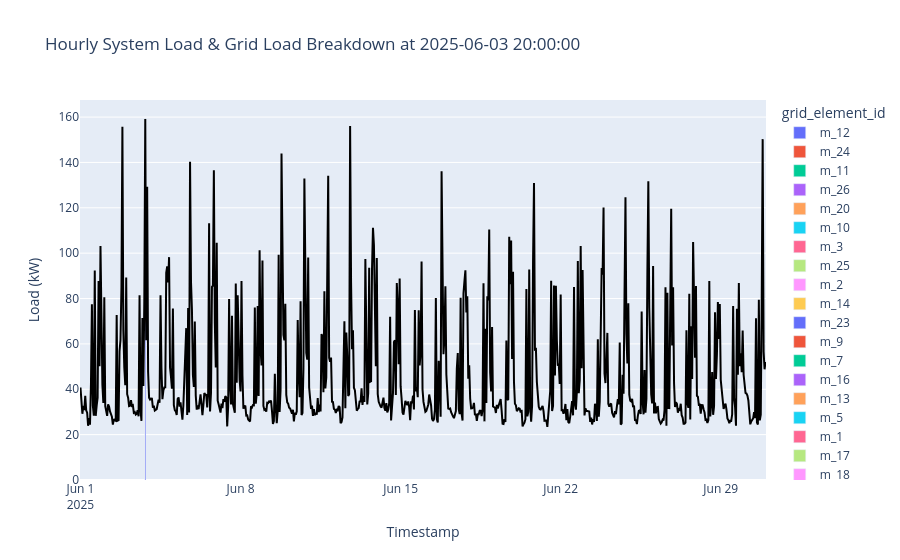

Notebook source saved alongside this figure:
### Markdown cell above
### Coincident Peak (CP)

### Code cell
# Filter the raw data `df_system` to the given system max load timestamp for Coincident Peak (CP).
df_grid_cp = df_system.loc[df_system["timestamp"] == system_max_time].copy()

# Plot the system load and grid load breakdown.
plot_line_bar(
    df_system,
    df_system_agg,
    df_grid_cp,
    title="Hourly System Load & Grid Load Breakdown at {}".format(system_max_time),
)

### Figure 1 — Plotly figure (JSON) as saved in the notebook; plotly's stock layout.template omitted (floating-point values rounded to 4 significant figures; data arrays with more than 128 entries replaced by an {"elided": "..."} marker saying what was removed)
{"data": [{"hovertemplate": "grid_element_id=m_12<br>Timestamp=%{x}<br>Load (kW)=%{y}<extra></extra>", "legendgroup": "m_12", "marker": {"color": "#636efa", "pattern": {"shape": ""}}, "name": "m_12", "orientation": "v", "showlegend": true, "textangle": 0, "textposition": "auto", "texttemplate": "%{y}", "type": "bar", "x": {"elided": "720 str values"}, "xaxis": "x", "y": {"elided": "720 float values"}, "yaxis": "y"}, {"hovertemplate": "grid_element_id=m_24<br>Timestamp=%{x}<br>Load (kW)=%{y}<extra></extra>", "legendgroup": "m_24", "marker": {"color": "#EF553B", "pattern": {"shape": ""}}, "name": "m_24", "orientation": "v", "showlegend": true, "textangle": 0, "textposition": "auto", "texttemplate": "%{y}", "type": "bar", "x": {"elided": "720 str values"}, "xaxis": "x", "y": {"elided": "720 float values"}, "yaxis": "y"}, {"hovertemplate": "grid_element_id=m_11<br>Timestamp=%{x}<br>Load (kW)=%{y}<extra></extra>", "legendgroup": "m_11", "marker": {"color": "#00cc96", "pattern": {"shape": ""}}, "name": "m_11", "orientation": "v", "showlegend": true, "textangle": 0, "textposition": "auto", "texttemplate": "%{y}", "type": "bar", "x": {"elided": "720 str values"}, "xaxis": "x", "y": {"elided": "720 float values"}, "yaxis": "y"}, {"hovertemplate": "grid_element_id=m_26<br>Timestamp=%{x}<br>Load (kW)=%{y}<extra></extra>", "legendgroup": "m_26", "marker": {"color": "#ab63fa", "pattern": {"shape": ""}}, "name": "m_26", "orientation": "v", "showlegend": true, "textangle": 0, "textposition": "auto", "texttemplate": "%{y}", "type": "bar", "x": {"elided": "720 str values"}, "xaxis": "x", "y": {"elided": "720 float values"}, "yaxis": "y"}, {"hovertemplate": "grid_element_id=m_20<br>Timestamp=%{x}<br>Load (kW)=%{y}<extra></extra>", "legendgroup": "m_20", "marker": {"color": "#FFA15A", "pattern": {"shape": ""}}, "name": "m_20", "orientation": "v", "showlegend": true, "textangle": 0, "textposition": "auto", "texttemplate": "%{y}", "type": "bar", "x": {"elided": "720 str values"}, "xaxis": "x", "y": {"elided": "720 float values"}, "yaxis": "y"}, {"hovertemplate": "grid_element_id=m_10<br>Timestamp=%{x}<br>Load (kW)=%{y}<extra></extra>", "legendgroup": "m_10", "marker": {"color": "#19d3f3", "pattern": {"shape": ""}}, "name": "m_10", "orientation": "v", "showlegend": true, "textangle": 0, "textposition": "auto", "texttemplate": "%{y}", "type": "bar", "x": {"elided": "720 str values"}, "xaxis": "x", "y": {"elided": "720 float values"}, "yaxis": "y"}, {"hovertemplate": "grid_element_id=m_3<br>Timestamp=%{x}<br>Load (kW)=%{y}<extra></extra>", "legendgroup": "m_3", "marker": {"color": "#FF6692", "pattern": {"shape": ""}}, "name": "m_3", "orientation": "v", "showlegend": true, "textangle": 0, "textposition": "auto", "texttemplate": "%{y}", "type": "bar", "x": {"elided": "720 str values"}, "xaxis": "x", "y": {"elided": "720 float values"}, "yaxis": "y"}, {"hovertemplate": "grid_element_id=m_25<br>Timestamp=%{x}<br>Load (kW)=%{y}<extra></extra>", "legendgroup": "m_25", "marker": {"color": "#B6E880", "pattern": {"shape": ""}}, "name": "m_25", "orientation": "v", "showlegend": true, "textangle": 0, "textposition": "auto", "texttemplate": "%{y}", "type": "bar", "x": {"elided": "720 str values"}, "xaxis": "x", "y": {"elided": "720 float values"}, "yaxis": "y"}, {"hovertemplate": "grid_element_id=m_2<br>Timestamp=%{x}<br>Load (kW)=%{y}<extra></extra>", "legendgroup": "m_2", "marker": {"color": "#FF97FF", "pattern": {"shape": ""}}, "name": "m_2", "orientation": "v", "showlegend": true, "textangle": 0, "textposition": "auto", "texttemplate": "%{y}", "type": "bar", "x": {"elided": "720 str values"}, "xaxis": "x", "y": {"elided": "720 float values"}, "yaxis": "y"}, {"hovertemplate": "grid_element_id=m_14<br>Timestamp=%{x}<br>Load (kW)=%{y}<extra></extra>", "legendgroup": "m_14", "marker": {"color": "#FECB52", "pattern": {"shape": ""}}, "name": "m_14", "orientation": "v", "showlegend": true, "textangle": 0, "textposition": "auto", "texttemplate": "%{y}", "type": "bar", "x": {"elided": "720 str values"}, "xaxis": "x", "y": {"elided": "720 float values"}, "yaxis": "y"}, {"hovertemplate": "grid_element_id=m_23<br>Timestamp=%{x}<br>Load (kW)=%{y}<extra></extra>", "legendgroup": "m_23", "marker": {"color": "#636efa", "pattern": {"shape": ""}}, "name": "m_23", "orientation": "v", "showlegend": true, "textangle": 0, "textposition": "auto", "texttemplate": "%{y}", "type": "bar", "x": {"elided": "720 str values"}, "xaxis": "x", "y": {"elided": "720 float values"}, "yaxis": "y"}, {"hovertemplate": "grid_element_id=m_9<br>Timestamp=%{x}<br>Load (kW)=%{y}<extra></extra>", "legendgroup": "m_9", "marker": {"color": "#EF553B", "pattern": {"shape": ""}}, "name": "m_9", "orientation": "v", "showlegend": true, "textangle": 0, "textposition": "auto", "texttemplate": "%{y}", "type": "bar", "x": {"elided": "720 str values"}, "xaxis": "x", "y": {"elided": "720 float values"}, "yaxis": "y"}, {"hovertemplate": "grid_element_id=m_7<br>Timestamp=%{x}<br>Load (kW)=%{y}<extra></extra>", "legendgroup": "m_7", "marker": {"color": "#00cc96", "pattern": {"shape": ""}}, "name": "m_7", "orientation": "v", "showlegend": true, "textangle": 0, "textposition": "auto", "texttemplate": "%{y}", "type": "bar", "x": {"elided": "720 str values"}, "xaxis": "x", "y": {"elided": "720 float values"}, "yaxis": "y"}, {"hovertemplate": "grid_element_id=m_16<br>Timestamp=%{x}<br>Load (kW)=%{y}<extra></extra>", "legendgroup": "m_16", "marker": {"color": "#ab63fa", "pattern": {"shape": ""}}, "name": "m_16", "orientation": "v", "showlegend": true, "textangle": 0, "textposition": "auto", "texttemplate": "%{y}", "type": "bar", "x": {"elided": "720 str values"}, "xaxis": "x", "y": {"elided": "720 float values"}, "yaxis": "y"}, {"hovertemplate": "grid_element_id=m_13<br>Timestamp=%{x}<br>Load (kW)=%{y}<extra></extra>", "legendgroup": "m_13", "marker": {"color": "#FFA15A", "pattern": {"shape": ""}}, "name": "m_13", "orientation": "v", "showlegend": true, "textangle": 0, "textposition": "auto", "texttemplate": "%{y}", "type": "bar", "x": {"elided": "720 str values"}, "xaxis": "x", "y": {"elided": "720 float values"}, "yaxis": "y"}, {"hovertemplate": "grid_element_id=m_5<br>Timestamp=%{x}<br>Load (kW)=%{y}<extra></extra>", "legendgroup": "m_5", "marker": {"color": "#19d3f3", "pattern": {"shape": ""}}, "name": "m_5", "orientation": "v", "showlegend": true, "textangle": 0, "textposition": "auto", "texttemplate": "%{y}", "type": "bar", "x": {"elided": "720 str values"}, "xaxis": "x", "y": {"elided": "720 float values"}, "yaxis": "y"}, {"hovertemplate": "grid_element_id=m_1<br>Timestamp=%{x}<br>Load (kW)=%{y}<extra></extra>", "legendgroup": "m_1", "marker": {"color": "#FF6692", "pattern": {"shape": ""}}, "name": "m_1", "orientation": "v", "showlegend": true, "textangle": 0, "textposition": "auto", "texttemplate": "%{y}", "type": "bar", "x": {"elided": "720 str values"}, "xaxis": "x", "y": {"elided": "720 float values"}, "yaxis": "y"}, {"hovertemplate": "grid_element_id=m_17<br>Timestamp=%{x}<br>Load (kW)=%{y}<extra></extra>", "legendgroup": "m_17", "marker": {"color": "#B6E880", "pattern": {"shape": ""}}, "name": "m_17", "orientation": "v", "showlegend": true, "textangle": 0, "textposition": "auto", "texttemplate": "%{y}", "type": "bar", "x": {"elided": "720 str values"}, "xaxis": "x", "y": {"elided": "720 float values"}, "yaxis": "y"}, {"hovertemplate": "grid_element_id=m_18<br>Timestamp=%{x}<br>Load (kW)=%{y}<extra></extra>", "legendgroup": "m_18", "marker": {"color": "#FF97FF", "pattern": {"shape": ""}}, "name": "m_18", "orientation": "v", "showlegend": true, "textangle": 0, "textposition": "auto", "texttemplate": "%{y}", "type": "bar", "x": {"elided": "720 str values"}, "xaxis": "x", "y": {"elided": "720 float values"}, "yaxis": "y"}, {"hovertemplate": "grid_element_id=m_6<br>Timestamp=%{x}<br>Load (kW)=%{y}<extra></extra>", "legendgroup": "m_6", "marker": {"color": "#FECB52", "pattern": {"shape": ""}}, "name": "m_6", "orientation": "v", "showlegend": true, "textangle": 0, "textposition": "auto", "texttemplate": "%{y}", "type": "bar", "x": {"elided": "720 str values"}, "xaxis": "x", "y": {"elided": "720 float values"}, "yaxis": "y"}, {"hovertemplate": "grid_element_id=m_19<br>Timestamp=%{x}<br>Load (kW)=%{y}<extra></extra>", "legendgroup": "m_19", "marker": {"color": "#636efa", "pattern": {"shape": ""}}, "name": "m_19", "orientation": "v", "showlegend": true, "textangle": 0, "textposition": "auto", "texttemplate": "%{y}", "type": "bar", "x": {"elided": "720 str values"}, "xaxis": "x", "y": {"elided": "720 float values"}, "yaxis": "y"}, {"hovertemplate": "grid_element_id=m_27<br>Timestamp=%{x}<br>Load (kW)=%{y}<extra></extra>", "legendgroup": "m_27", "marker": {"color": "#EF553B", "pattern": {"shape": ""}}, "name": "m_27", "orientation": "v", "showlegend": true, "textangle": 0, "textposition": "auto", "texttemplate": "%{y}", "type": "bar", "x": {"elided": "720 str values"}, "xaxis": "x", "y": {"elided": "720 float values"}, "yaxis": "y"}, {"hovertemplate": "grid_element_id=m_4<br>Timestamp=%{x}<br>Load (kW)=%{y}<extra></extra>", "legendgroup": "m_4", "marker": {"color": "#00cc96", "pattern": {"shape": ""}}, "name": "m_4", "orientation": "v", "showlegend": true, "textangle": 0, "textposition": "auto", "texttemplate": "%{y}", "type": "bar", "x": {"elided": "720 str values"}, "xaxis": "x", "y": {"elided": "720 float values"}, "yaxis": "y"}, {"hovertemplate": "grid_element_id=m_15<br>Timestamp=%{x}<br>Load (kW)=%{y}<extra></extra>", "legendgroup": "m_15", "marker": {"color": "#ab63fa", "pattern": {"shape": ""}}, "name": "m_15", "orientation": "v", "showlegend": true, "textangle": 0, "textposition": "auto", "texttemplate": "%{y}", "type": "bar", "x": {"elided": "720 str values"}, "xaxis": "x", "y": {"elided": "720 float values"}, "yaxis": "y"}, {"hovertemplate": "grid_element_id=m_22<br>Timestamp=%{x}<br>Load (kW)=%{y}<extra></extra>", "legendgroup": "m_22", "marker": {"color": "#FFA15A", "pattern": {"shape": ""}}, "name": "m_22", "orientation": "v", "showlegend": true, "textangle": 0, "textposition": "auto", "texttemplate": "%{y}", "type": "bar", "x": {"elided": "720 str values"}, "xaxis": "x", "y": {"elided": "720 float values"}, "yaxis": "y"}, {"hovertemplate": "grid_element_id=m_8<br>Timestamp=%{x}<br>Load (kW)=%{y}<extra></extra>", "legendgroup": "m_8", "marker": {"color": "#19d3f3", "pattern": {"shape": ""}}, "name": "m_8", "orientation": "v", "showlegend": true, "textangle": 0, "textposition": "auto", "texttemplate": "%{y}", "type": "bar", "x": {"elided": "720 str values"}, "xaxis": "x", "y": {"elided": "720 float values"}, "yaxis": "y"}, {"hovertemplate": "grid_element_id=m_21<br>Timestamp=%{x}<br>Load (kW)=%{y}<extra></extra>", "legendgroup": "m_21", "marker": {"color": "#FF6692", "pattern": {"shape": ""}}, "name": "m_21", "orientation": "v", "showlegend": true, "textangle": 0, "textposition": "auto", "texttemplate": "%{y}", "type": "bar", "x": {"elided": "720 str values"}, "xaxis": "x", "y": {"elided": "720 float values"}, "yaxis": "y"}, {"line": {"color": "black"}, "type": "scatter", "x": {"elided": "720 str values"}, "y": {"elided": "720 float values"}}], "layout": {"barmode": "stack", "legend": {"title": {"text": "grid_element_id"}, "tracegroupgap": 0}, "title": {"text": "Hourly System Load & Grid Load Breakdown at 2025-06-03 20:00:00"}, "xaxis": {"anchor": "y", "domain": [0.0, 1.0], "title": {"text": "Timestamp"}}, "yaxis": {"anchor": "x", "domain": [0.0, 1.0], "title": {"text": "Load (kW)"}}}}
